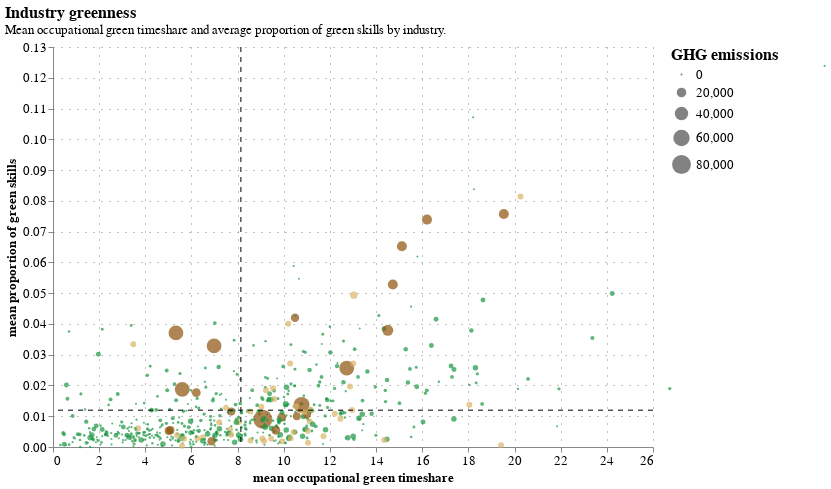

Here is the notebook cell this chart was saved with:
### Code cell
#create a scatter plot

custom_color_scheme = ['#1a9641', '#d8b365', '#8c510a']  # Example colors for brown, yellow, and green

measures_by_ind_df = measures_by_ind_df[~measures_by_ind_df['INDUSTRY TOTAL GHG EMISSIONS'].isna()]
# Assuming measures_by_ind_df is your DataFrame
chart = alt.Chart(measures_by_ind_df).mark_circle(size=60).encode(
    x=alt.X('GREEN TIMESHARE', scale=alt.Scale(domain=[0, 25]), axis=alt.Axis(title='mean occupational green timeshare')),
    y=alt.Y('PROP_GREEN', axis=alt.Axis(title='mean proportion of green skills')),
    size=alt.Size('INDUSTRY TOTAL GHG EMISSIONS:Q', legend=alt.Legend(title='GHG emissions')),
    color=alt.Color('ghg_emissions_cat', scale=alt.Scale(range=custom_color_scheme), legend=None),
    tooltip=['SIC_name', 'count', 'PROP_GREEN', 'GREEN TIMESHARE', 'INDUSTRY TOTAL GHG EMISSIONS']
).properties(width=600, height=400)

mean_line = alt.Chart(pd.DataFrame({'mean_value': [measures_by_ind_df['GREEN TIMESHARE'].mean()]})).mark_rule(strokeDash=[5, 5], color='black').encode(
    x='mean_value:Q',
    size=alt.value(1)  # Adjust line thickness as needed
)

zero_line = alt.Chart(pd.DataFrame({'zero_line': [measures_by_ind_df['PROP_GREEN'].mean()]})).mark_rule(strokeDash=[5, 5], color='black').encode(
    y='zero_line:Q',
    size=alt.value(1)  # Adjust line thickness as needed
)

ind_chart = chart + mean_line + zero_line


ind_graph = configure_plots(ind_chart, 
                chart_title='Industry greenness',
                chart_subtitle='Mean occupational green timeshare and average proportion of green skills by industry.')

ind_graph.save(f'{graph_dir}/ind_graph.html')
ind_graph

### Figure 1 — Vega-Lite specification as saved in the notebook (floating-point values rounded to 4 significant figures; data arrays with more than 128 entries replaced by an {"elided": "..."} marker saying what was removed)
{"config": {"title": {"font": "Century Gothic", "anchor": "start"}, "axis": {"labelFont": "Century Gothic", "titleFont": "Century Gothic", "gridColor": "grey", "gridDash": [1, 7], "labelFontSize": 13, "titleFontSize": 13}, "header": {"labelFont": "Century Gothic", "titleFont": "Century Gothic"}, "legend": {"labelFont": "Century Gothic", "titleFont": "Century Gothic", "labelFontSize": 13, "titleFontSize": 16}, "range": {"category": ["#FDB633", "#18A48C", "#9A1BBE", "#EB003B", "#FF6E47", "#646363", "#0F294A", "#97D9E3", "#A59BEE", "#F6A4B7", "#D2C9C0", "#000000"], "ordinal": {"scheme": ["#FDB633", "#18A48C", "#9A1BBE", "#EB003B", "#FF6E47", "#646363", "#0F294A", "#97D9E3", "#A59BEE", "#F6A4B7", "#D2C9C0", "#000000"]}}, "view": {"strokeWidth": 0}}, "layer": [{"data": {"name": "data-b4633cde7905f76de9df756b6d6434b5"}, "mark": {"type": "circle", "size": 60}, "encoding": {"color": {"field": "ghg_emissions_cat", "legend": null, "scale": {"range": ["#1a9641", "#d8b365", "#8c510a"]}, "sort": ["green", "neutral", "brown"], "type": "ordinal"}, "size": {"field": "INDUSTRY TOTAL GHG EMISSIONS", "legend": {"title": "GHG emissions"}, "type": "quantitative"}, "tooltip": [{"field": "SIC_name", "type": "nominal"}, {"field": "count", "type": "quantitative"}, {"field": "PROP_GREEN", "type": "quantitative"}, {"field": "GREEN TIMESHARE", "type": "quantitative"}, {"field": "INDUSTRY TOTAL GHG EMISSIONS", "type": "quantitative"}], "x": {"axis": {"title": "mean occupational green timeshare"}, "field": "GREEN TIMESHARE", "scale": {"domain": [0, 25]}, "type": "quantitative"}, "y": {"axis": {"title": "mean proportion of green skills"}, "field": "PROP_GREEN", "type": "quantitative"}}}, {"data": {"name": "data-431c50c03aab8b096581c36b9410c607"}, "mark": {"type": "rule", "color": "black", "strokeDash": [5, 5]}, "encoding": {"size": {"value": 1}, "x": {"field": "mean_value", "type": "quantitative"}}}, {"data": {"name": "data-182456fd1d6b821aadd4fe48538671e8"}, "mark": {"type": "rule", "color": "black", "strokeDash": [5, 5]}, "encoding": {"size": {"value": 1}, "y": {"field": "zero_line", "type": "quantitative"}}}], "height": 400, "title": {"anchor": "start", "text": "Industry greenness", "fontSize": 16, "subtitle": "Mean occupational green timeshare and average proportion of green skills by industry.", "subtitleFont": "Century Gothic", "subtitleFontSize": 13}, "width": 600, "$schema": "https://vega.github.io/schema/vega-lite/v5.15.1.json", "datasets": {"data-b4633cde7905f76de9df756b6d6434b5": {"elided": "545 records"}, "data-431c50c03aab8b096581c36b9410c607": [{"mean_value": 8.142}], "data-182456fd1d6b821aadd4fe48538671e8": [{"zero_line": 0.01197}]}}
